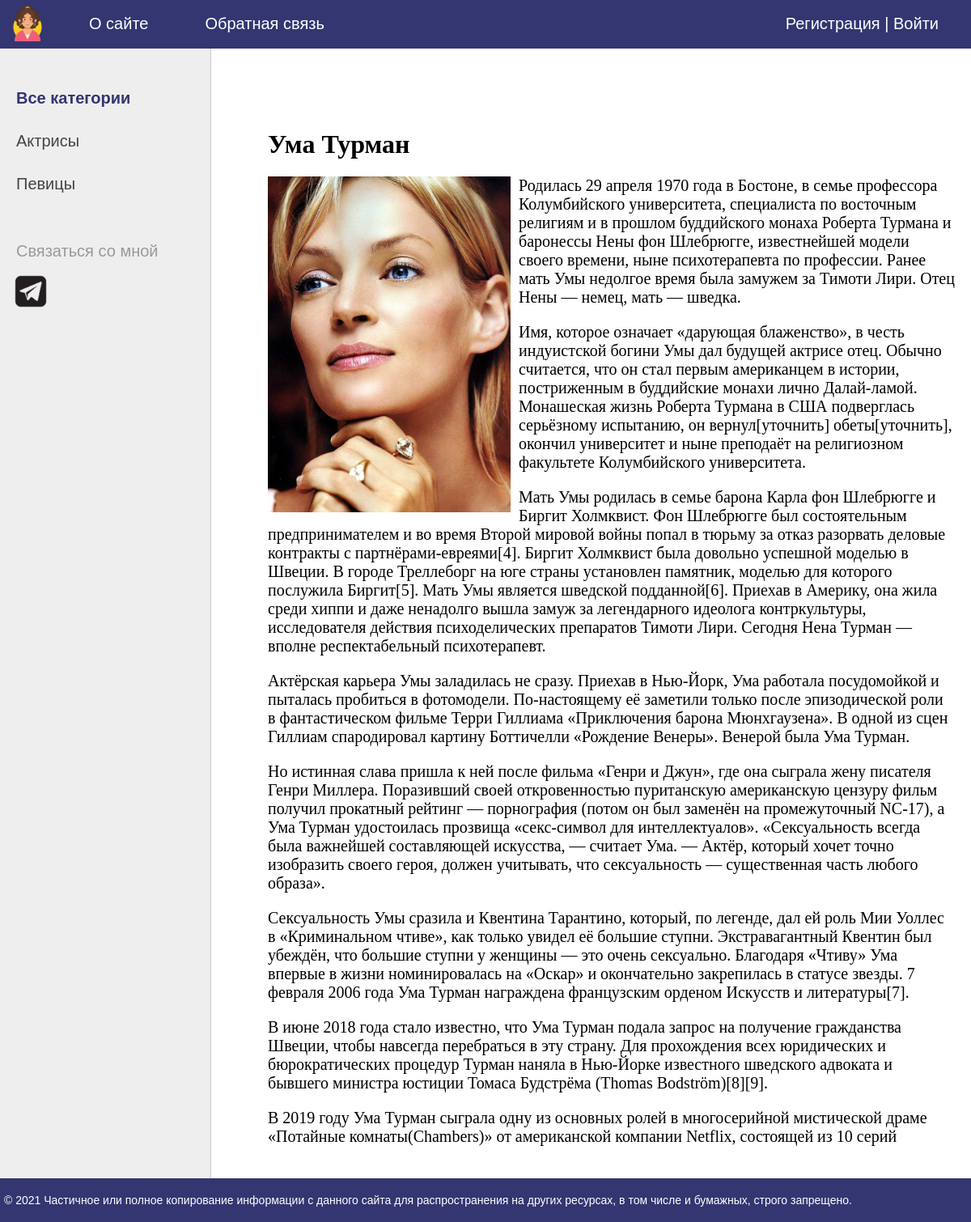
Page /post/uma-turman/ on the committed database.
### women/models.py (models this page shows, shortened)
class Category(models.Model):
    name = models.CharField(max_length=100, db_index=True, verbose_name='Категория')
    slug = models.SlugField(max_length=255, unique=True, db_index=True, verbose_name='URL')
    def get_absolute_url(self):
        return reverse('category', kwargs={'cat_slug': self.slug})
    class Meta:
        verbose_name = 'Категория'
        verbose_name_plural = 'Категории'
        ordering = ['id']

class Women(models.Model):
    title = models.CharField(max_length=255, verbose_name='Заголовок')
    slug = models.SlugField(max_length=255, unique=True, db_index=True, verbose_name='URL')
    content = models.TextField(blank=True, verbose_name='Текст статьи')
    photo = models.ImageField(upload_to='photos/%Y/%m/%d/', verbose_name='Фото')
    time_create = models.DateTimeField(auto_now=True, verbose_name='Время создания')
    time_update = models.DateTimeField(auto_now=True, verbose_name='Время изменения')
    is_published = models.BooleanField(default=True, verbose_name='Публикация')
    cat = models.ForeignKey('Category', on_delete=models.PROTECT, verbose_name='Категории')
    def __str__(self):
        return self.title
    class Meta:
        verbose_name = 'Известные женщины'
        verbose_name_plural = 'Известные женщины'
        ordering = ['-time_create']

### women/views.py (the view)
# urls.py: path('post/<slug:post_slug>/', ShowPost.as_view(), name='post'),
class ShowPost(DataMixin, DetailView):
    model = Women
    template_name = 'women/post.html'
    slug_url_kwarg = 'post_slug'
    context_object_name = 'post'
    def get_context_data(self, **kwargs):
        context = super().get_context_data(**kwargs)
        c_def = self.get_user_context(title=context['post'])
        return dict(list(context.items()) + list(c_def.items()))

### women/utils.py (called while the page is built)
    def get_user_context(self, **kwargs):
        context = kwargs
        cats = Category.objects.annotate(Count('women'))
        user_menu = menu.copy()
        if not self.request.user.is_authenticated:
            user_menu.pop(1)
        context['menu'] = user_menu
        context['cats'] = cats
        if 'cat_selected' not in context:
            context['cat_selected'] = 0
        return context

### women/templates/women/post.html
{% extends 'women/base.html' %}
{% block content %}
<h1>{{post.title}}</h1>
{% if post.photo %}
<p><img class="img-article-left" src="{{post.photo.url}}"></p>
{% endif %}
{{post.content|linebreaks}}
{% endblock %}

### women/templates/women/base.html (shortened to what this page needs)
{% load static %}
{% load women_tags %}
<!DOCTYPE html>
<html>
<head>
	<link type="text/css" href="{% static 'women/css/styles.css' %}" rel="stylesheet" />
</head>
<body>
<table class="table-page" border=0 cellpadding="0" cellspacing="0">
<tr><td valign=top>
{% block mainmenu %}
		<div class="header">
			<ul id="mainmenu" class="mainmenu">
			<li class="logo"><a href="{% url 'home' %}"><div class="logo"></div></a></li>
{% for m in menu %}
			<li><a href="{% url m.url_name %}">{{m.title}}</a></li>
{% endfor %}
			{% if request.user.is_authenticated %}
			<li class="last">{{ user.username }} | <a href="{% url 'logout' %}">Выйти</a></li>
			{% else %}
			<li class="last"><a href="{% url 'register' %}">Регистрация</a> | <a href="{% url 'login' %}">Войти</a></li>
			{% endif %}
			</ul>
		</div>
{% endblock mainmenu %}
<table class="table-content" border=0 cellpadding="0" cellspacing="0">
<tr>
	<td valign="top" class="left-chapters">
	<ul id="leftchapters">
{% if cat_selected == 0 %}
		<li class="selected">Все категории</li>
{% else %}
		<li><a href="{% url 'home' %}">Все категории</a></li>
{% endif %}
{% for c in cats %}
{% if c.women__count > 0%}
		{% if c.pk == cat_selected %}
			<li class="selected">{{c.name}}</li>
		{% else %}
			<li><a href="{{ c.get_absolute_url }}">{{ c.name }}</a></li>
		{% endif %}
{% endif %}
{% endfor %}
		<li class="share">
		<p>Связаться со мной</p>
		<a class="share-yt" href="https://t.me/stmarusin" target="_blank" rel="nofollow"></a>
		</li>
	</ul>
</td>
<td valign="top" class="content">
	<div class="content-text">
{% block content %}
{% endblock %}
	</div>
</td></tr></table>
</td></tr>
<tr><td valign=top>
	<div id="footer">
		<p>&copy; 2021 Частичное или полное копирование информации с данного сайта для распространения на других ресурсах, в том числе и бумажных, строго запрещено.</p>
	</div>
</td></tr></table>
</body>
</html>

### women/static/women/css/styles.css (style rules this page uses)
html, body { font-family: 'Arial'; margin: 0; padding: 0; height: 100%; width: 100%; color: #444; }
a { color: #0059b2; text-decoration: none; }
img { max-width: 600px; height: auto; }
img.img-article-left { max-width: 300px; height: auto; float: left; padding: 0 10px 10px 0; }
.table-page { width: 100%; height: 100%; vertical-align: top; }
.table-page tr { height: 100%; }
.header { background: #333671; height: 60px; }
.logo { background: url('../images/logo2.png') no-repeat 10px 5px; width: 80px; height: 60px; }
ul.mainmenu { list-style: none; margin: 0; padding: 0; height: 60px; color: #fff; font-size: 20px; overflow: hidden; }
ul.mainmenu li { float: left; margin: 18px 40px 0 30px; }
ul.mainmenu li.logo { margin: 0; }
ul.mainmenu li.last { float: right; }
ul.mainmenu li a { color: #fff; text-decoration: none; }
.table-content { width: 100%; min-height: 100%; height: 100%; }
.left-chapters { margin: 0; background: #eee; border-right: 1px solid #ccc; min-height: 100%; }
.left-chapters ul { width: 230px; min-height: 100%; margin: 0; padding: 20px 10px 10px 20px; list-style: none; font-size: 20px; }
.left-chapters ul li { margin: 30px 0 0 0; color: #999; }
.left-chapters ul li.selected { color: #333671; font-weight: Bold; }
.left-chapters ul li a { color: #444; text-decoration: none; }
.left-chapters ul li.share { margin: 60px 30px 0px 0px; }
.left-chapters ul li.share p { margin: 30px 0 0px 0; }
.left-chapters ul li.share a { display: inline-block; width: 40px; height: 40px; margin: -10px 10px 0 0; }
.left-chapters ul li.share a.share-yt { width: 75px; height: 75px; margin-left: -30px; background: url('../images/m_tg4.png') no-repeat 0 0 }
.content { padding: 40px 20px 20px 40px; width: 100%; box-sizing: border-box; }
.content-text { margin: 60px 0 0 30px; color: #000; font-size: 20px; font-family: Yandex Sans Display Light; }
.content-text h1 { font-size: 32px; }
#footer { box-sizing: border-box; background: #333671; padding: 5px; color: #fff; font-size: 14px; font-family: Verdana, Geneva, Arial, Helvetica; text-align: left; overflow: hidden; }

### rows in the picture
Category: name "Актрисы"
Category: name "Певицы"
Women: title "Ума Турман", photo (picture), content "Родилась 29 апреля 1970 года в Бостоне, в семье профессора Колумбийского университета, специалиста по восточным религиям и в прошлом буддийского монаха Роберта Турмана и баронессы Нены фон Шлебрюгге, известнейшей модели своего времени, ныне психотерапевта по профессии. Ранее мать Умы недолгое время была замужем за Тимоти Лири. Отец Нены — немец, мать — шведка. Имя, которое означает «дарующая блаженство», в честь индуистской богини Умы дал будущей актрисе отец. Обычно считается, что он стал первым американцем в истории, постриженным в буддийские монахи лично Далай-ламой. Монашеская жизнь Роберта Турмана в США подверглась серьёзному испытанию, он вернул[уточнить] обеты[уточнить], окончил…"

### other values in the picture
{{ m.title }} "О сайте" "Обратная связь"
